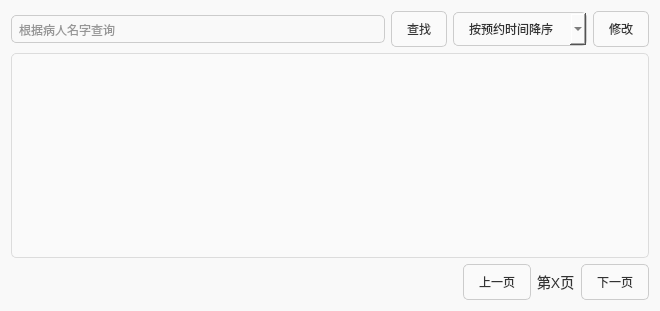
<?xml version="1.0" encoding="UTF-8"?>
<ui version="4.0">
 <class>ReserveView</class>
 <widget class="QWidget" name="ReserveView">
  <property name="geometry">
   <rect>
    <x>0</x>
    <y>0</y>
    <width>660</width>
    <height>311</height>
   </rect>
  </property>
  <property name="windowTitle">
   <string>预约信息管理</string>
  </property>
  <property name="styleSheet">
   <string notr="true">
    QWidget {
        background-color: #f9f9f9;
        font-family: &quot;Arial&quot;, sans-serif;
        color: #333;
    }
    QLineEdit {
        border: 1px solid #ccc;
        border-radius: 5px;
        padding: 5px;
    }
	QComboBox{
		background-color: #fafafa;
        border: 1px solid #ccc;
        border-radius: 5px;
        padding: 8px 15px;
	}
    QPushButton {
        background-color: #fafafa;
        border: 1px solid #ccc;
        border-radius: 5px;
        padding: 8px 15px;
    }
    QPushButton:hover {
        background-color: #f3f3f3;
    }
    QTableView {
        border: 1px solid #ddd;
        background-color: white;
        gridline-color: #eee;
        selection-background-color: #cce5ff;
        selection-color: #000;
    }
    QLabel {
        font-size: 14px;
    }
   </string>
  </property>
  <layout class="QVBoxLayout" name="verticalLayout">
   <item>
    <layout class="QHBoxLayout" name="horizontalLayout">
     <item>
      <widget class="QLineEdit" name="textSearch">
       <property name="placeholderText">
        <string>根据病人名字查询</string>
       </property>
      </widget>
     </item>
     <item>
      <widget class="QPushButton" name="btSearch">
       <property name="text">
        <string>查找</string>
       </property>
       <property name="icon">
        <iconset resource="lab4.qrc">
         <normaloff>:/img/search.png</normaloff>:/img/search.png</iconset>
       </property>
      </widget>
     </item>
     <item>
      <widget class="QComboBox" name="orderCombo">
       <property name="styleSheet">
        <string notr="true"/>
       </property>
       <item>
        <property name="text">
         <string>按预约时间降序</string>
        </property>
       </item>
       <item>
        <property name="text">
         <string>按预约时间升序</string>
        </property>
       </item>
      </widget>
     </item>
     <item>
      <widget class="QPushButton" name="btEdit">
       <property name="text">
        <string>修改</string>
       </property>
       <property name="icon">
        <iconset resource="lab4.qrc">
         <normaloff>:/img/edit.png</normaloff>:/img/edit.png</iconset>
       </property>
      </widget>
     </item>
    </layout>
   </item>
   <item>
    <widget class="QTableView" name="tableView">
     <property name="styleSheet">
      <string notr="true"> QTableView {
        border: 1px solid #dcdcdc;
        border-radius: 5px;
        background-color: #fafafa;
       }
       QTableView::item {
        padding: 8px;
       }
       QTableView::horizontalHeader {
        background-color: #2196F3;
        color: white;
       }
       QTableView::verticalHeader {
        background-color: #f0f0f0;
       }
       QTableView::item:selected {
        background-color: #4CAF50;
        color: white;
       }</string>
     </property>
    </widget>
   </item>
   <item>
    <layout class="QHBoxLayout" name="horizontalLayout_2">
     <item>
      <spacer name="horizontalSpacer">
       <property name="orientation">
        <enum>Qt::Orientation::Horizontal</enum>
       </property>
       <property name="sizeHint" stdset="0">
        <size>
         <width>40</width>
         <height>20</height>
        </size>
       </property>
      </spacer>
     </item>
     <item>
      <widget class="QPushButton" name="btPrev">
       <property name="text">
        <string>上一页</string>
       </property>
       <property name="icon">
        <iconset resource="lab4.qrc">
         <normaloff>:/img/prev.png</normaloff>:/img/prev.png</iconset>
       </property>
      </widget>
     </item>
     <item>
      <widget class="QLabel" name="totalAndCurrent">
       <property name="text">
        <string>第X页</string>
       </property>
      </widget>
     </item>
     <item>
      <widget class="QPushButton" name="btNext">
       <property name="text">
        <string>下一页</string>
       </property>
       <property name="icon">
        <iconset resource="lab4.qrc">
         <normaloff>:/img/next.png</normaloff>:/img/next.png</iconset>
       </property>
      </widget>
     </item>
    </layout>
   </item>
  </layout>
 </widget>
 <resources>
  <include location="lab4.qrc"/>
 </resources>
 <connections/>
</ui>
